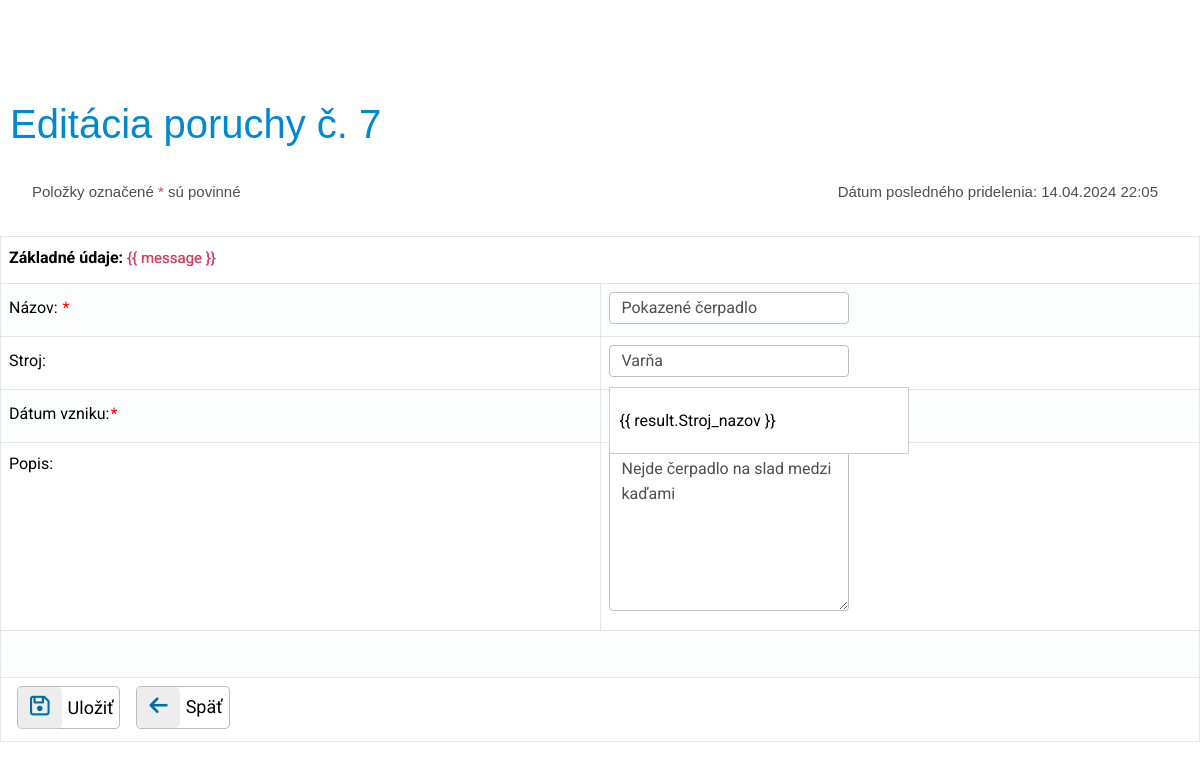
The app's page /src/form/porucha.php?PoruchaID=7 (signed in) with its own data.
### tables this page shows
CREATE TABLE `porucha` (
  `Por_nazov` varchar(50) NOT NULL,
  `Por_popis` varchar(100) DEFAULT NULL,
  `Por_stav` int(11) NOT NULL,
  `Por_datum_vzniku` datetime NOT NULL,
  `Por_datum_pridelenia` datetime DEFAULT NULL,
  `PoruchaID` int(10) UNSIGNED NOT NULL,
  `StrojID` int(10) UNSIGNED DEFAULT NULL,
  `PouzivatelID` int(10) UNSIGNED DEFAULT NULL
);

CREATE TABLE `stroj` (
  `Stroj_nazov` varchar(50) NOT NULL,
  `Stroj_popis` varchar(100) DEFAULT NULL,
  `Stroj_vyrobca` varchar(30) NOT NULL,
  `Stroj_umiestnenie` varchar(30) NOT NULL,
  `Stroj_datum_vyroby` date DEFAULT NULL,
  `Stroj_vyrobne_cislo` varchar(20) NOT NULL,
  `Stroj_evidencne_cislo` varchar(20) NOT NULL,
  `Stroj_datum_prevzatia` date DEFAULT NULL,
  `Stroj_zarucna_doba` int(11) DEFAULT NULL,
  `StrojID` int(10) UNSIGNED NOT NULL,
  `DodavatelID` int(10) UNSIGNED DEFAULT NULL
);

### lib.php (called while the page is built, shortened)
<?php
function strip_tags_html($input) {
	$input = strip_tags($input);
	$input = htmlspecialchars($input);
	return $input;
}
?>

### src/form/porucha.php (the view, shortened to what this page needs)
<!DOCTYPE html>
<html>
<head>
    <?php include_once '../partials/head.php';
    include_once "../../lib.php";
    include '../auth/login.php';
    ?>
</head>
<body>
<?php
mysqli_set_charset($dblink, "utf8mb4");
$PoruchaID=mysqli_real_escape_string($dblink,strip_tags_html($_GET["PoruchaID"]));
$PoruchaID=intval($PoruchaID);
if($PoruchaID)
{
    $zobrazit=strip_tags_html($_GET["zobrazit"]);
    $sql="select * from porucha p LEFT JOIN zamestnanec z ON p.PouzivatelID = z.PouzivatelID LEFT JOIN stroj s ON p.StrojID = s.StrojID WHERE p.PoruchaID = $PoruchaID";
    if($zobrazit)
    {
        $akcia="preview";
        $nadpis = "Porucha č. ".$PoruchaID;
    }
    else
    {
        $akcia = "update";
        $nadpis = "Editácia poruchy č. ".$PoruchaID;
    }
    $vysledok = mysqli_query($dblink,$sql);
    $riadok = mysqli_fetch_assoc($vysledok);
    $Por_nazov = strip_tags_html($riadok["Por_nazov"]);
    $Por_popis = strip_tags_html($riadok["Por_popis"]);
    $Por_datum_pridelenia = strip_tags_html($riadok["Por_datum_pridelenia"]);
    $Stroj_nazov = strip_tags_html($riadok["Stroj_nazov"]);
    if($Por_datum_pridelenia == "0000-00-00 00:00:00") $Por_datum_pridelenia = "";
    else $Por_datum_pridelenia = date("d.m.Y H:i", strtotime($Por_datum_pridelenia));
}
?>
<h1><?php echo $nadpis; ?></h1>
<p>
<form id ="myapp_form" action="../zmena/zmena_poruchy.php" method="POST" onsubmit="return app.strojChecked">
    <?php if($Por_datum_pridelenia): ?>
        <div class="container d-flex align-items-center">
            <p class="oznam text-grey text-start" style="margin-left:-0.625rem!important;">Položky označené <span class="red bold">*</span> sú povinné</p>
            <p class="oznam text-grey text-end " style="margin-left:2rem !important;">Dátum posledného pridelenia: <?php echo $Por_datum_pridelenia;?></p>
        </div>
    <?php else: ?>
        <p class="oznam text-grey text-start">Položky označené <span class="red bold">*</span> sú povinné</p>
    <?php endif; ?>
    <table class="zoznam">
        <tr><td colspan="2"><b>Základné údaje: </b><span class="cervene" v-if="message" >{{ message }}</span></td></tr>
        <tr><td>Názov: <span class="hviezdicka">*</span></td><td style="width:50%;"><input required type="text" class="form-control" name="Por_nazov" value="<?php echo $Por_nazov;?>" <?php echo disabled($akcia);?>/></td></tr>
        <tr><td>Stroj:</td>
            <td>
                <ul>
                    <div>
                        <input
                                class="form-control"
                                type="text"
                                name="Stroj_nazov"
                                v-model="searchInput"
                                placeholder="Vyberte stroj"
                                autocomplete="off"
                                @focus="showResults = true"
                                @blur="showResults = false"
                                @change="checkStroj()"
                                @keydown.down.prevent="moveSelection(1)"
                                @keydown.up.prevent="moveSelection(-1)"
                                @keydown.enter.prevent="selectMachine(filteredMachine[selectedIndex].Stroj_nazov,filteredMachine[selectedIndex].StrojID)"
                                value="<?php echo $Stroj_nazov;?>"
                                <?php echo disabled($akcia);?>
                        />
                        <div class="results zoznam_pozicii" v-if="showResults && filteredMachine.length > 0">
                            <ul>
                                <li
                                        class="pozicie"
                                        v-for="(result, index) in filteredMachine"
                                        :key="index"
                                        v-if="index < 5"
                                        @mouseover="mouseover(index)"
                                        @click="selectMachine(result.Stroj_nazov,result.StrojID)"
                                        @mousedown.prevent
                                        :class="{ selected: selectedIndex === index || mouseIndex === index }"
                                >
                                    {{ result.Stroj_nazov }}
                                </li>
                            </ul>
                        </div>
                    </div>
                </ul>
            </td>
        </tr>
        <tr><td>Dátum vzniku:<span class="hviezdicka">*</span></td><td> </td></tr>
        <tr><td style = "vertical-align:top !important;">Popis:</td><td><textarea type="text" class="form-control" name="Por_popis" <?php echo disabled($akcia); ?>><?php echo $Por_popis;?></textarea></td></tr>
         <tr><td colspan="2"><br></td></tr>
        <tr><td colspan="2">
                <?php if($akcia !='preview'):?>
                <div class="d-flex" style="margin-right: 40px !important;">
                    <button type="submit" title="Uložiť" value="Uložiť"  class="btn-light btn-labeled btn_ikony">
                        <span class="btn-label"><i class="fa-regular fa-floppy-disk"></i></span>Uložiť
                    </button>
                    <button type="submit" name="back" form="back" value="Späť" title="Spať" class="btn-light btn-labeled btn_ikony ">
                        <span class="btn-label"><i class="fa fa-arrow-left" style="font-size: 1.3rem;"></i></span>Späť
                    </button>
                </div>
                <?php else:?>
                    <button type="submit" name="back" form="back" value="Späť" title="Spať" class="btn-light btn-labeled btn_ikony">
                        <span class="btn-label "><i class="fa fa-arrow-left"></i></span>Späť
                    </button>
                <?php endif;?>
                </td></tr>
    </table>
</form>
</p>
</body>
</html>

### records on screen
porucha: Por_datum_pridelenia "14.04.2024 22:05", Por_nazov "Pokazené čerpadlo", Stroj_nazov "Varňa", Por_popis "Nejde čerpadlo na slad medzi kaďami"

### other values on screen
$nadpis "Editácia poruchy č. 7"
